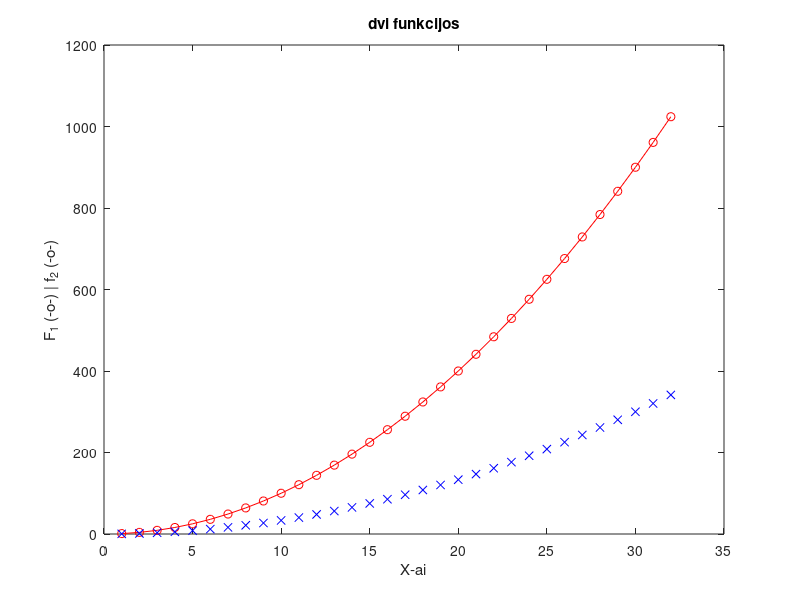

This chart was generated by the following MATLAB code:
 % Vitas Novickas
 % Grupė: edif-25/2
 % Data: 2026-09-21


 x=1:32;
 y=x.^2;


 plot(x, y, 'o-r',x,y/3,'xb')
 title('dvi funkcijos')
 xlabel('X-ai')
 ylabel('F_1 (-o-) | f_2 (-o-)')


% 1. Kintamasis N = paskutinis studento ID skaitmuo
N = 1;

% 2. Vektorius: pirmasis N+1, paskutinis N+4, zingsnis 0.5
v = N+1 : 0.5 : N+4;
disp('Vektorius v:');
disp(v);

% 3. 3x3 matrica A: pirmasis elementas N, kiekvienas tolesnis +1
A = reshape(N : N+8, 3, 3)';
disp('Matrica A:');
disp(A);

% 4. Poaibiu atrinkimas pagal schemas a), b), c)
% a) 
a_sel = A(3,2);
disp('a) A(3,2) =');
disp(a_sel);

% b) 
b_sel = A(2:3, 1:2);
disp('b) A(2:3,1:2) =');
disp(b_sel);

% c) 
c_sel = A([1 3], [1 3]);
disp('c) A([1 3],[1 3]) =');
disp(c_sel);

%% 5. Vektoriaus prijungimas prie matricos A
v_row = v(1:3);              
A_extended = [A; v_row];
disp('Matrica A su prijungtu vektoriumi (papildoma eilute):');
disp(A_extended);
